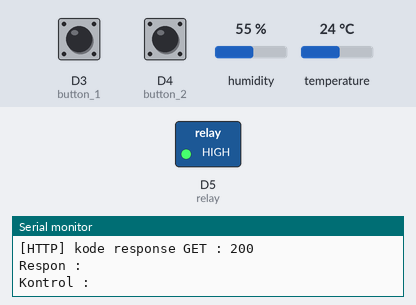
Bench run of a sketch on a simulated ESP8266 (NodeMCU). Parts: switched loads named in the sketch (green lamp = pin HIGH), the last lines printed to the serial monitor. The test bench sets the inputs (shaded band); at power-on: D3 (button_1) HIGH, D4 (button_2) HIGH, humidity 55 %, temperature 24 °C. WiFi joins after 1.5 s; servers stay silent unless stated; uploads are accepted with an empty reply.

Above: at 11.7 s.
11.8 s: D3 (button_1) pulled LOW for 1.6 s
At 12.8 s:
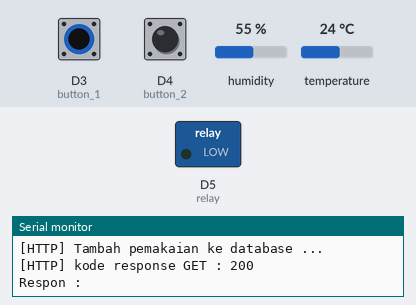
Timing chart, 0 to 20.8 s (numbered marks = the images above; inputs shaded):
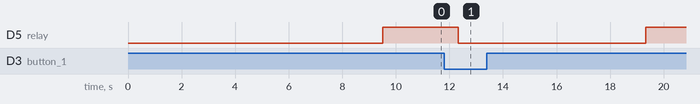

Measured:
- after the input at 11.8 s, D5 (relay): HIGH → LOW after 0.53 s, → HIGH 7.0 s later

The sketch:

Sablon.ino
```cpp
#include <Arduino.h> // Library arduino

// Sensor DHT
#include <DHT.h>

#define DHTPIN D9
#define DHTTYPE DHT11

DHT dht(DHTPIN, DHTTYPE);

int before_suhu = 25;

// Library Wifi
#include <ESP8266WiFi.h>
#include <ESP8266WiFiMulti.h>
#include <ESP8266HTTPClient.h>

#define USE_SERIAL Serial
ESP8266WiFiMulti WiFiMulti;
HTTPClient http;

// relay
#define relay D5
#define relay_on LOW
#define relay_off HIGH

// button
#define button_1 D3
#define button_2 D4

// Alamat pengiriman data
String simpan = "http://duniaiot.com/sablon/Data/save?suhu=";
String addPemakaian = "http://duniaiot.com/sablon/Data/addPemakaian?delay=";
String updateKontrol = "http://duniaiot.com/sablon/Data/updateKontrol?keterangan=";

String respon;
String kontrol, delay_alat;

void setup() {
  Serial.begin(115200);
  USE_SERIAL.begin(115200);
  USE_SERIAL.setDebugOutput(false);

  for(uint8_t t = 3; t > 0; t--) {
      USE_SERIAL.printf("[SETUP] Tunggu %d...\n", t);
      USE_SERIAL.flush();
      delay(1000);
  }

  WiFi.mode(WIFI_STA);
  WiFiMulti.addAP("Project", "12345678");

  for (int u = 1; u <= 5; u++)
  {
    if ((WiFiMulti.run() == WL_CONNECTED))
    {
      USE_SERIAL.println("ye.. wifi konek :)");
      USE_SERIAL.flush();
      delay(1000);
    }
    else
    {
      Serial.println("Wuuu.. wifi belum konek :(");
      delay(1000);
    }
  }

  Serial.print("IP address : ");
  Serial.println(WiFi.localIP());

  pinMode(relay, OUTPUT);
  pinMode(button_1, INPUT_PULLUP);
  pinMode(button_2, INPUT_PULLUP);

  digitalWrite(relay, relay_off);

  Serial.print("Persiapan Dimulai\n\n");

  dht.begin();

  delay(1000);

}

void loop() {

  // baca sensor suhu
  int suhu = dht.readTemperature();
  if (suhu > 50)
  {
    suhu = before_suhu;
  }
  else
  {
    before_suhu = suhu;
  }

  Serial.print("Suhu : ");
  Serial.println(suhu);

  Serial.println();

  // jika button 1 di tekan
  if (digitalRead(button_1) == LOW)
  {
    Serial.println("Alat berjalan, delay 7 detik");

    add_pemakaian(7000);

    digitalWrite(relay, relay_on);
    delay(7000);
    digitalWrite(relay, relay_off);
  }
  else if (digitalRead(button_2) == LOW) // jika button 2 ditekan
  {
    Serial.println("Alat berjalan, delay 10 detik");

    add_pemakaian(10000);

    digitalWrite(relay, relay_on);
    delay(10000);
    digitalWrite(relay, relay_off);
  }
  else
  {
    Serial.println("Alat sedang istirahat");
  }

  // pengiriman data suhu ke database
  if ((WiFiMulti.run() == WL_CONNECTED))
  {
    http.begin( simpan + (String) suhu );

    USE_SERIAL.print("[HTTP] Menyimpan data suhu ke database ...\n");
    int httpCode = http.GET();

    if(httpCode > 0)
    {
      USE_SERIAL.printf("[HTTP] kode response GET : %d\n", httpCode);

      if (httpCode == HTTP_CODE_OK)
      {
        respon = http.getString();
        USE_SERIAL.println("Respon : " + respon);

        kontrol = respon.substring(0,1);
        USE_SERIAL.println("Kontrol : " + kontrol);

        if (kontrol.toInt() == 1)
        {
          if (respon.length() == 8)
          {
            delay_alat = respon.substring(1,9);
          }
          else if (respon.length() == 7)
          {
            delay_alat = respon.substring(1,8);
          }
          else if (respon.length() == 6)
          {
            delay_alat = respon.substring(1,7);
          }
          else
          {
            delay_alat = respon.substring(1,6);
          }

          USE_SERIAL.println("Delay alat : " + delay_alat);
        }

        delay(200);
      }
    }
    else
    {
      USE_SERIAL.printf("[HTTP] GET data gagal, error: %s\n", http.errorToString(httpCode).c_str());
    }
    http.end();
  }

  if (kontrol.toInt() == 1) // jika ada kontrol dari web
  {
    Serial.print("Alat berjalan, delay ");
    Serial.print(delay_alat.toInt()/1000);
    Serial.println(" detik");
    digitalWrite(relay, relay_on);
    delay(delay_alat.toInt());
    digitalWrite(relay, relay_off);

    update_kontrol();
  }

  delay(1000);

}

void update_kontrol()
{
  if ((WiFiMulti.run() == WL_CONNECTED))
  {
    http.begin( updateKontrol + "Selesai" );

    USE_SERIAL.print("[HTTP] Update kontrol ke database ...\n");
    int httpCode = http.GET();

    if(httpCode > 0)
    {
      USE_SERIAL.printf("[HTTP] kode response GET : %d\n", httpCode);

      if (httpCode == HTTP_CODE_OK)
      {
        respon = http.getString();
        USE_SERIAL.println("Respon : " + respon);

        delay(200);
      }
    }
    else
    {
      USE_SERIAL.printf("[HTTP] GET data gagal, error: %s\n", http.errorToString(httpCode).c_str());
    }
    http.end();
  }
}

void add_pemakaian(int delay_pemakaian)
{
  if ((WiFiMulti.run() == WL_CONNECTED))
  {
    http.begin( addPemakaian + (String) delay_pemakaian );

    USE_SERIAL.print("[HTTP] Tambah pemakaian ke database ...\n");
    int httpCode = http.GET();

    if(httpCode > 0)
    {
      USE_SERIAL.printf("[HTTP] kode response GET : %d\n", httpCode);

      if (httpCode == HTTP_CODE_OK)
      {
        respon = http.getString();
        USE_SERIAL.println("Respon : " + respon);

        delay(200);
      }
    }
    else
    {
      USE_SERIAL.printf("[HTTP] GET data gagal, error: %s\n", http.errorToString(httpCode).c_str());
    }
    http.end();
  }
}
```
